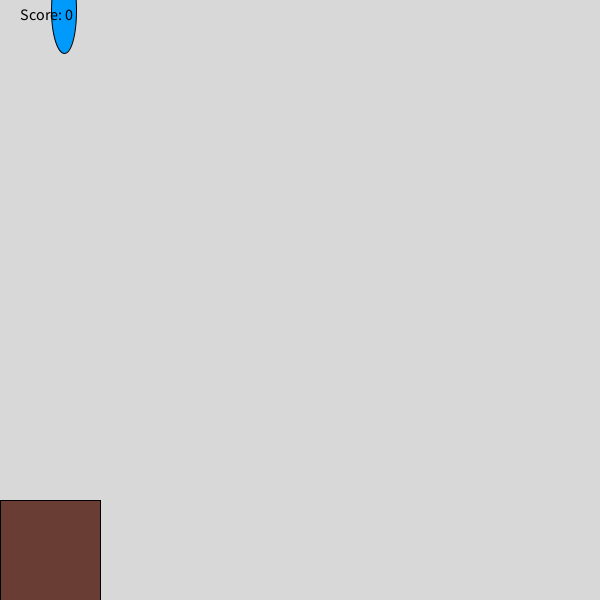
Frame 1 (no input)
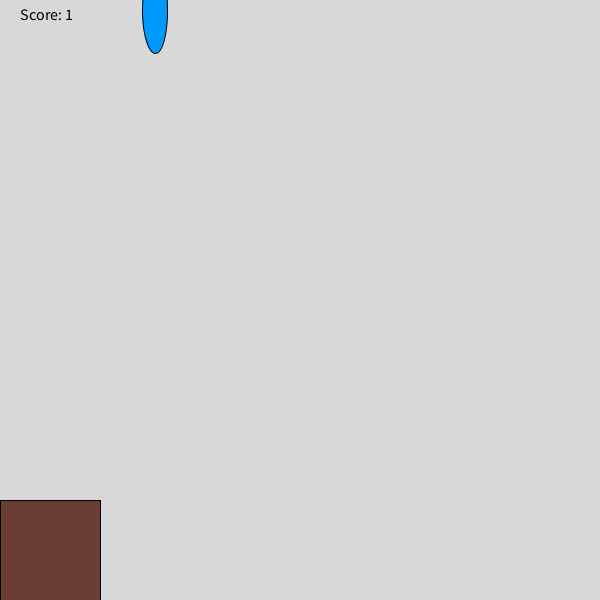
Frame 60 (the mouse pressed at the canvas centre just before this capture)
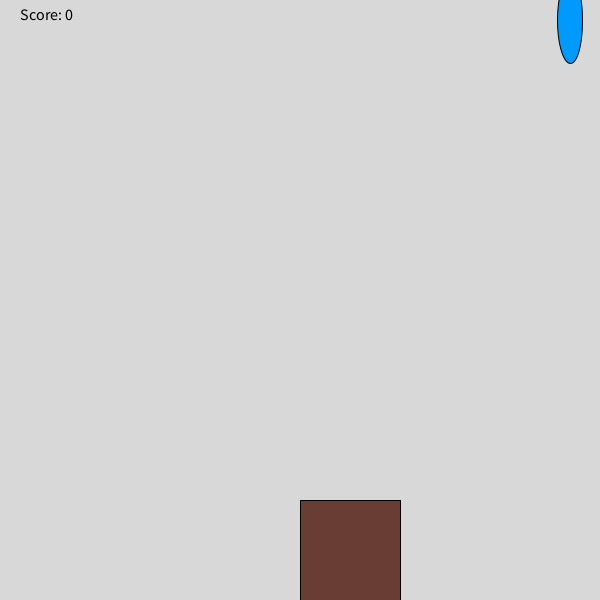
Frame 120 (the mouse held since frame 60 and released just before this capture)

The Processing sketch that drew these frames (run headless with seeded random() and noise(); from frame 60 on, the mouse is pressed at the canvas centre):

// Processing sketch: RainGame
// ── RainGame.pde
int score = 0;
int Y = 0;
int randomNumber = (int) random(width);

void setup() {
  size(600, 600);
}
void draw() {
  background(#D8D8D8);
  fill(#0099FC);
  stroke(#000000);
  ellipse(randomNumber, Y+=10, 25, 87);
  if(Y == 600) {
  checkCatch(randomNumber);
  randomNumber = (int) random(width);
  Y = 0;
  ellipse(randomNumber, Y+=10, 25, 87);
  }
  fill(#6A3D34);
  stroke(#000000);
  rect(mouseX, 500, 100, 150);
  
  
  fill(0, 0, 0);
  textSize(16);
  text("Score: " + score, 20, 20);
}
void checkCatch(int x){
     if (x > mouseX && x < mouseX+100)
          score++;
     else if (score > 0) 
          score--;
     println("Your score is now: " + score); }
